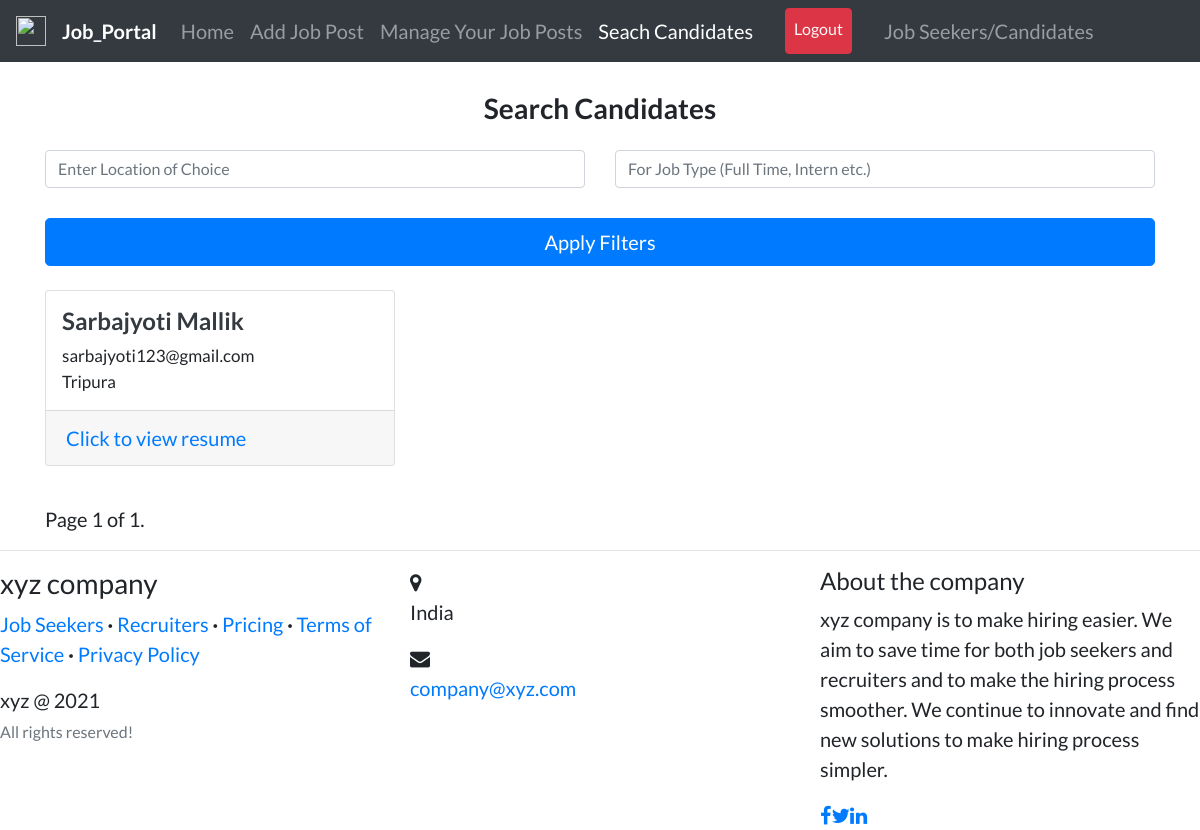
Screenshot of /hiring/candidate/search/ (signed in) with the database file from the repository.
### candidates/models.py (models this page shows, shortened)
class Profile(models.Model):
    user = models.OneToOneField(
        User, on_delete=models.CASCADE, primary_key=True, related_name='profile')
    full_name = models.CharField(max_length=200, null=True, blank=True)
    country = CountryField(null=True, blank=True)
    location = models.CharField(max_length=255, null=True, blank=True)
    resume = models.FileField(upload_to='resumes', null=True, blank=True)
    grad_year = models.IntegerField(blank=True)
    looking_for = models.CharField(
        max_length=30, choices=CHOICES, default='Full Time', null=True)
    slug = AutoSlugField(populate_from='user', unique=True)

### recruiters/views.py (the view)
# urls.py: path('candidate/search/', views.search_candidates, name='search-candidates'),
@login_required
def search_candidates(request):
    profile_list = Profile.objects.all()
    profiles = []
    for profile in profile_list:
        if profile.resume and profile.user != request.user:
            profiles.append(profile)
    rec1 = request.GET.get('r')
    rec2 = request.GET.get('s')
    if rec1 == None:
        li1 = Profile.objects.all()
    else:
        li1 = Profile.objects.filter(location__icontains=rec1)
    if rec2 == None:
        li2 = Profile.objects.all()
    else:
        li2 = Profile.objects.filter(looking_for__icontains=rec2)
    final = []
    profiles_final = []
    for i in li1:
        if i in li2:
            final.append(i)
    for i in final:
        if i in profiles:
            profiles_final.append(i)
    paginator = Paginator(profiles_final, 20)
    page_number = request.GET.get('page')
    page_obj = paginator.get_page(page_number)
    context = {
        'search_candidates_page': "active",
        'rec_navbar': 1,
        'profiles': page_obj,
    }
    return render(request, 'recruiters/candidate_search.html', context)

### recruiters/templates/recruiters/candidate_search.html (shortened to what this page needs)
{% extends "users/layout.html" %} {% load static %} {% block content %}
<br />
<div>
  <h3 class="text-center">
    <b>Search Candidates</b>
  </h3>
  <form
    class="form-signin mt-4"
    action="{% url 'search-candidates' %}"
    method="get"
  >
    <div class="row">
      <div class="col-md-6">
        <input
          name="r"
          type="text"
          class="form-control"
          placeholder="Enter Location of Choice"
        /><br />
      </div>
      <div class="col-md-6">
        <input
          name="s"
          type="text"
          class="form-control"
          placeholder="For Job Type (Full Time, Intern etc.)"
        /><br />
      </div>
    </div>
    <div class="form-group">
      <button class="btn btn-lg btn-primary btn-block" type="submit">
        Apply Filters
      </button>
    </div>
  </form>
  {% if profiles %}
  <div class="row">
    {% for profile in profiles %}
    <div class="col-md-4">
      <div class="card card-signin my-2">
        <span class="ml-3 mt-3">
          <a href="{% url 'profile-view' profile.slug %}">
            {% if profile.full_name %}
            <h4 class="text-dark">
              <b>{{profile.full_name}}</b>
            </h4>
            {% else %}
            <h4 class="text-dark">
              <b>{{profile.user.username}}</b>
            </h4>
            {% endif %}
          </a>
          <p style="font-size: 17px">
            {{profile.user.email}}<br />{% if profile.location %}
            {{profile.location}} {% else %} {{profile.country.name}} {% endif %}
          </p>
        </span>
        <div class="card-footer">
          {% if profile.resume %}
          <a href="{{ profile.resume.url }}">Click to view resume</a>
          {% else %}
          <p>No resume available.</p>
          {% endif %}
        </div>
      </div>
    </div>
    {% endfor %}
  </div>
  <br />
  <div class="pagination">
    <span class="step-links">
      <span class="current">
        Page {{ profiles.number }} of {{ profiles.paginator.num_pages }}.
      </span>
    </span>
  </div>
  {% else %}
  <p class="text-center">No candidates found!</p>
  <br />
  {% endif %}
</div>
{% endblock content %}

### users/templates/users/layout.html (style rules this page uses)
body { font-family: "Lato"; font-size: 20px; }

### rows the page displays
Profile: full_name "Sarbajyoti Mallik", user.email "sarbajyoti123@gmail.com", location "Tripura"

### other values shown
{{ profiles.number }} "1"
{{ profiles.paginator.num_pages }} "1"
